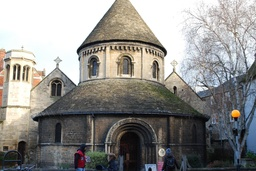
#> input picture 2025-Fall-CTH-CV/A4_exercises/data/round_church1.jpg, 256 x 171 px, shrunk from 1936 x 1296 before the run
$ jupyter execute --allow-errors A4_computer_exercises.ipynb
#> lines starting #> are read from the running program, lines starting #| are printed output that depends on the picture
### 2025-Fall-CTH-CV/A4_exercises/supplied.py
import matplotlib.pyplot as plt
import numpy as np
import scipy as sp

def psphere(x):
    """ Normalization of projective points. Do a normalization on the projective
        points in x. Each column is considered to be a point in homogeneous coordinates.
         INPUT:
              x     - matrix in which each column is a point.
         OUTPUT:
              y     - result after normalization.
              alpha - depth
    """
    alpha = np.sqrt(np.sum(x**2, axis=0))
    y = x / alpha
    return y, alpha

# Helper functions
def pflat(x):
    # Normalizes (m,n)-array x of n homogeneous points
    # to last coordinate 1.
    y = x / x[-1,:]
    return y

def camera_center_and_axis(P):
    # The camera center can be found by taking the null space of the camera matrix
    camera_center = pflat(sp.linalg.null_space(P))[:3]

    principal_axis = P[-1, :3]
    principal_axis = principal_axis / np.linalg.norm(principal_axis)

    return camera_center, principal_axis

def plot_camera(camera_matrix, scale, ax=None):
    if ax is None:
        ax = plt.axes(projection='3d')
    (camera_center, principal_direction) = camera_center_and_axis(camera_matrix)

    ax.scatter3D(camera_center[0], camera_center[1], camera_center[2], c='g')
    dir = principal_direction * scale
    ax.quiver(camera_center[0], camera_center[1], camera_center[2], dir[0], dir[1], dir[2], color='r')

def rital(lines, st='r-'):
    """
    Takes a nx3 matrix "lines" as input where each row represents the homogeneous coordinates of a
    2D line. The function then plots the lines in the last opened figure.

    Args:
        lines (np.ndarray): A NumPy array of shape (n, 3) where each row represents the homogeneous
            coordinates of a 2D line.
        st (str): Optional argument that controls the line style of the plot.
    """

    ax = plt.gca()
    x_limits = ax.get_xlim()
    y_limits = ax.get_ylim()

    nn = lines.shape[0]
    for i in range(nn):
        line = lines[i]
        rikt,_ = psphere(np.array([[line[1]], [-line[0]], [0]]))
        punkter = np.cross(rikt.T, line).reshape(-1, 1)
        punkter = punkter / punkter[-1,:]

        x_coords = [punkter[0, 0] - 2000 * rikt[0, 0], punkter[0, 0] + 2000 * rikt[0, 0]]
        y_coords = [punkter[1, 0] - 2000 * rikt[1, 0], punkter[1, 0] + 2000 * rikt[1, 0]]
        ax.plot(x_coords, y_coords, st)

    ax.set_xlim(x_limits)
    ax.set_ylim(y_limits)

### 2025-Fall-CTH-CV/A4_exercises/helpers.py
from supplied import pflat, plot_camera, rital
import matplotlib.pyplot as plt
import numpy as np

def estimate_F_DLT(x1s, x2s):
    '''
    x1s and x2s contain matching points
    x1s - 2D image points in the first image in homogenous coordinates (3xN)
    x2s - 2D image points in the second image in homogenous coordinates (3xN)

    Returns:
        F_tilde : 3x3 fundamental matrix estimated with DLT on normalized points
        s_min   : smallest singular value of M
        Mv_norm : || M v ||_2 for the solution vector v
    '''

    # Ensure homogeneous coordinates are normalized (last row = 1)
    x1 = pflat(x1s)
    x2 = pflat(x2s)

    assert x1.shape[1] == x2.shape[1], "x1s and x2s must have the same number of points"
    n = x1.shape[1]

    # Inhomogeneous coordinates
    x  = x1[0, :]
    y  = x1[1, :]
    xp = x2[0, :]
    yp = x2[1, :]

    # Build the M matrix (n x 9) for the eight-point algorithm
    # Each row corresponds to: [x' x, x' y, x', y' x, y' y, y', x, y, 1]
    M = np.zeros((n, 9))
    M[:, 0] = xp * x
    M[:, 1] = xp * y
    M[:, 2] = xp
    M[:, 3] = yp * x
    M[:, 4] = yp * y
    M[:, 5] = yp
    M[:, 6] = x
    M[:, 7] = y
    M[:, 8] = 1.0

    # Solve the homogeneous least-squares problem M v = 0 using SVD
    U, S, Vt = np.linalg.svd(M)
    v = Vt[-1, :]          # Right singular vector corresponding to smallest singular value

    # Reshape to 3x3 matrix F_tilde
    F_tilde = v.reshape(3, 3)

    # Diagnostics: smallest singular value and ||M v||
    s_min = S[-1]
    Mv_norm = np.linalg.norm(M @ v)

    # print checks; comment out if not desired
    print("Minimum singular value of M:", s_min)
    print("Norm of Mv:", Mv_norm)

    return F_tilde, s_min, Mv_norm

# [18 lines left out: function enforce_fundamental, not called in this run]

def enforce_essential(E_approx):
    '''
    E_approx - Approximate Essential matrix (3x3)

    Returns:
        E - Essential matrix with singular values (1, 1, 0)
    '''

    # SVD of the approximate essential matrix
    U, S, Vt = np.linalg.svd(E_approx)

    # Enforce the internal constraints:
    # two equal non-zero singular values (set to 1) and one zero
    S_new = np.diag([1.0, 1.0, 0.0])

    # Reconstruct the constrained essential matrix
    E = U @ S_new @ Vt

    return E

def compute_epipolar_errors(F, x1s, x2s):
    '''
    x1s and x2s contain matching points
    x1s - 2D image points in the first image in homogenous coordinates (3xN)
    x2s - 2D image points in the second image in homogenous coordinates (3xN)
    F   - Fundamental matrix (3x3)

    Returns:
        dists      - 1D array of point-to-line distances (pixels)
        mean_dist  - mean of these distances
    '''

    # Ensure homogeneous normalization
    x1 = pflat(x1s)
    x2 = pflat(x2s)

    # Epipolar lines in image 2 corresponding to points in image 1
    # l2_i = F x1_i
    l2 = F @ x1                # 3xN
    l2 = l2.T                  # N x 3, each row: [a, b, c]

    # Distances from x2 points to corresponding epipolar lines l2
    x2h = x2.T                 # N x 3
    num = np.abs(np.sum(l2 * x2h, axis=1))           # |l^T x|
    den = np.sqrt(l2[:, 0]**2 + l2[:, 1]**2)         # sqrt(a^2 + b^2)
    dists = num / den                                  # N distances in pixels

    mean_dist = np.mean(dists)

    return dists, mean_dist

def convert_E_to_F(E, K1, K2):
    '''
    A function that gives you a fundamental matrix from an essential matrix and the two calibration matrices
    E  - Essential matrix (3x3)
    K1 - Calibration matrix for the first image (3x3)
    K2 - Calibration matrix for the second image (3x3)
    '''
    K1_inv = np.linalg.inv(K1)
    K2_inv_T = np.linalg.inv(K2).T   # (K2^{-1})^T = K2^{-T}

    F = K2_inv_T @ E @ K1_inv
    return F

def extract_P_from_E(E):
    '''
    A function that extracts the four P2 solutions
    E - Essential matrix (3x3)
    Returns:
        P - Array containing all four P2 solutions (4 x 3 x 4),
            where P[i, :, :] is the i-th 3x4 camera matrix
    '''

    # SVD of E: E = U * diag(1,1,0) * V^T  (approximately)
    U, S, Vt = np.linalg.svd(E)

    # Ensure det(U * V^T) > 0; if not, flip the sign of V
    if np.linalg.det(U @ Vt) < 0:
        Vt = -Vt

    # Standard W matrix used in E decomposition
    W = np.array([[0, -1, 0],
                  [1,  0, 0],
                  [0,  0, 1]])

    u3 = U[:, 2].reshape(3, 1)   # third column of U as a 3x1 vector

    P = np.zeros((4, 3, 4))

    # P2 = [U W V^T |  ±u3] and [U W^T V^T | ±u3]
    R1 = U @ W  @ Vt
    R2 = U @ W.T @ Vt

    P[0, :, :] = np.hstack((R1,  u3))
    P[1, :, :] = np.hstack((R1, -u3))
    P[2, :, :] = np.hstack((R2,  u3))
    P[3, :, :] = np.hstack((R2, -u3))

    return P

def triangulate_points_DLT(P1, P2, x1_tilde, x2_tilde):
    """
    Linear DLT triangulation for all point pairs for one camera pair.
    P1, P2 : 3x4 camera matrices
    x1_tilde, x2_tilde : 3xN normalized image points (homogeneous)
    Returns:
        X : 4xN homogeneous 3D points
    """
    n = x1_tilde.shape[1]
    X = np.zeros((4, n))

    for i in range(n):
        x1 = x1_tilde[:, i] / x1_tilde[2, i]
        x2 = x2_tilde[:, i] / x2_tilde[2, i]

        # Build A (4x4) for DLT: (u * p3^T - p1^T, v * p3^T - p2^T) for each camera
        A = np.zeros((4, 4))
        A[0] = x1[0] * P1[2] - P1[0]
        A[1] = x1[1] * P1[2] - P1[1]
        A[2] = x2[0] * P2[2] - P2[0]
        A[3] = x2[1] * P2[2] - P2[1]

        # Solve A X = 0 via SVD; take last right singular vector
        _, _, Vt = np.linalg.svd(A)
        X_h = Vt[-1]
        X[:, i] = X_h / X_h[3]    # homogeneous normalization

    return X

### 2025-Fall-CTH-CV/A4_exercises/A4_computer_exercises.ipynb
# Computer Vision, Assignment 4: Model Fitting and Local Optimization

In this assignment, you will how to robustly estimate camera parameters and how to jointly optimize the scene geometry.
You will mainly use RANSAC and Bundle Adjustment.

Please see Canvas for detailed instructions on what is expected for a passing/higher grade.
All computer exercises that are not marked **OPTIONAL** are "mandatory" in the sense described on Canvas.

### Submission Requirements:
Your final lab submission should include:
1. Your edited **notebook file** (`.ipynb`).
2. An **HTML printout** of the executed notebook with all outputs visible: File → Save and export Notebook As → HTML
3. A **pdf report** containing answers to the theoretical exercises (see separate document).

### Reusing functions from prior assignment:
In this assignment, you will build on your prior work. Many of the exercises require you to use functions implemented in assignment 3. To do so most easily, we recommend that you paste those functions into `helpers.py` and import them here by e.g. `from helpers import estimate_F_DLT`.

[cell 1]
import cv2
import matplotlib.pyplot as plt
import numpy as np
import scipy as sp

# Note: These functions are provided for your convenience, use them where needed
from supplied import pflat, plot_camera, rital

# Estimate Essential Matrix using RANSAC

#### *Theoretical exercises 1-2* (see pdf)

## Computer Exercise 1
<figure align="center">

&nbsp; &nbsp; &nbsp; &nbsp;


    <figcaption>Figure 1: Two images of a church and an example of the obtained 3D reconstruction.</figcaption>
</figure>

The goal of this exercise is to robustly estimate essential matrix $E$ from point matches between the two images. For this, we will use RANSAC with an eight point solver.

The data provided contains calibration matrix $K$, which is the same for both images, and a cell $\mathbf{x}$ with matched image points for the two images. Note that $\mathbf{x}$ are noisy and contain some fraction of outliers.

[cell 2]
# First we supply some preliminaries, just loading images and data
img1 = plt.imread('./data/round_church1.jpg')
#> img1 is the input picture: shape (171, 256, 3); mean R, G, B 141.8, 140.5, 137.4
img2 = plt.imread('./data/round_church2.jpg')
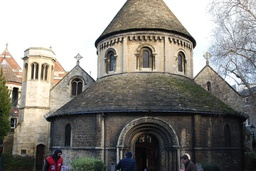
#> input picture 2025-Fall-CTH-CV/A4_exercises/data/round_church2.jpg, 256 x 171 px, shrunk from 1936 x 1296 before the run
#> img2 is the input picture: shape (171, 256, 3); mean R, G, B 134.9, 132.1, 126.4

data = sp.io.loadmat('./data/compEx1data.mat')
#> (reads 2025-Fall-CTH-CV/A4_exercises/data/compEx1data.mat from the repository)
K = data["K"]
x = [x.astype(np.float32) for x in data['x'][0]]

### Task 1.1

First, compute the essential matrix $E$ with an eight point algorithm using all the point correspondences. Remember to normalize image points using $K$ beforehand. Then convert it to a fundamental matrix $F$. Recall that in Assignment 3, you created functions `estimate_F_DLT(x1s, x2s)`, `enforce_essential(E_approx)`, and `convert_E_to_F(E,K1,K2)`.

[cell 3]
# Optional imports
from helpers import estimate_F_DLT, enforce_essential, convert_E_to_F, enforce_fundamental

[cell 4]
# Extract point correspondences
x1s = x[0]          # 3xN, points in image 1 (homogeneous)
x2s = x[1]          # 3xN, points in image 2 (homogeneous)

# 1) Normalize image points using K
K_inv = np.linalg.inv(K)
x1n = K_inv @ x1s   # normalized camera coords in view 1
x2n = K_inv @ x2s   # normalized camera coords in view 2

# 2) Eight-point algorithm on normalized points → approximate essential
E_approx, s_min, Mv_norm = estimate_F_DLT(x1n, x2n)

# 3) Enforce essential matrix constraints (singular values 1, 1, 0)
E = enforce_essential(E_approx)

# 4) Convert essential matrix back to fundamental matrix
F = convert_E_to_F(E, K, K)

print("Essential matrix E:\n", E)
print("Fundamental matrix F:\n", F)

### Task 1.2

Compute the epipolar lines $\mathbf{l}_2 = F\mathbf{x}_1$ and $\mathbf{l}_1 = F^T\mathbf{x}_2$. Compute the RMS distance between the image points ($\mathbf{x}_1$ and $\mathbf{x}_2$) and corresponding epipolar lines ($\mathbf{l}_1$ and $\mathbf{l}_2$, respectively).

\begin{align}
& e_{RMS} = \sqrt{\frac{1}{2m}
\left(
\sum_{i=1}^{m} d^2({\mathbf{x}_1}_i,{\mathbf{l}_1}_i) +
\sum_{i=1}^{m} d^2({\mathbf{x}_2}_i,{\mathbf{l}_2}_i)
\right)
},\nonumber \\
& \text{where }~d(\mathbf{x}, \mathbf{l}) = \frac{|l_{1}x_{1}+l_{2}x_{2}+l_{3}|}{\sqrt{l_{1}^2+l_{2}^2}}.
\end{align}

In Assignment 3, you implemented the distances $d(\mathbf{x}, \mathbf{l})$ from image points to the corresponding epipolar lines for the second image in the function `compute_epipolar_errors(F, x1s, x2s)`.

**HINT:** If you transpose the fundamental matrix and change the order of the correpondences, i.e. run `compute_epipolar_errors(F.T, x2s, x1s)` you can obtain the errors to the epipolar lines in the first image.

[cell 5]
# Optional imports
from helpers import compute_epipolar_errors

[cell 6]
# Epipolar lines (optional, if you want them explicitly)
l2 = F @ x1s      # 3 x m, lines in image 2 corresponding to x1
l1 = F.T @ x2s    # 3 x m, lines in image 1 corresponding to x2

# Distances from x2 to l2 (lines in image 2)
d2, mean2 = compute_epipolar_errors(F, x1s, x2s)
plt.figure()
plt.hist(d2, bins=100)
plt.xlabel('Epipolar distance (pixels)')
plt.ylabel('Count')
plt.title('Histogram of epipolar point-line distances from x2 to l2')
plt.show()
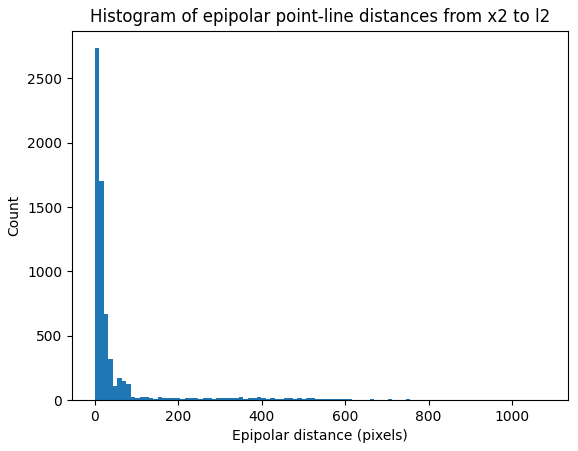
#> figure drawn by matplotlib, 1 panel; tallest bar 2733 high, from x = 0.0067 to 10.8
print("Mean epipolar distance:", mean2)

# Distances from x1 to l1 (lines in image 1)
d1, mean1 = compute_epipolar_errors(F.T, x2s, x1s)
plt.figure()
plt.hist(d1, bins=100)
plt.xlabel('Epipolar distance (pixels)')
plt.ylabel('Count')
plt.title('Histogram of epipolar point-line distances from x1 to l1')
plt.show()
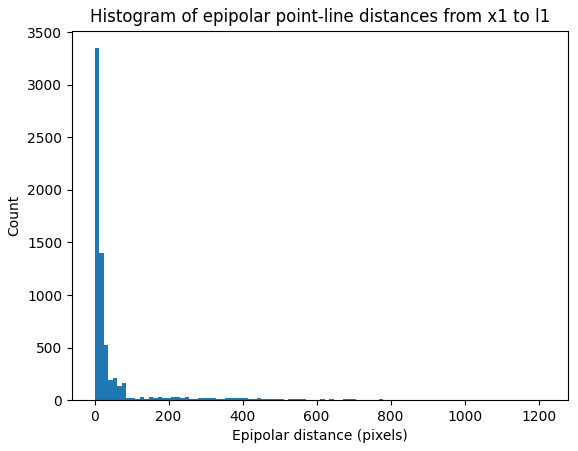
#> figure drawn by matplotlib, 1 panel; tallest bar 3348 high, from x = 0.00578 to 12.19
print("Mean epipolar distance:", mean1)

# Number of correspondences
m = x1s.shape[1]

# RMS error across both images:
e_RMS = np.sqrt((np.sum(d1**2) + np.sum(d2**2)) / (2.0 * m))

print("RMS epipolar distance e_RMS =", e_RMS)

### Task 1.3

Plot two separate histograms with 100 bins for the epipolar errors $\{d({\mathbf{x}_1}_i,{\mathbf{l}_1}_i)\}$ in the first image and $\{d({\mathbf{x}_2}_i,{\mathbf{l}_2}_i)\}$ in the second image, respectively. See for example your solution to Assignment 3 Computer Exercise 2.2 for some code on plotting histograms.

[cell 7]
plt.figure()
plt.hist(d1, bins=100)
plt.xlabel('Epipolar error d(x1, l1)')
plt.ylabel('Frequency')
plt.title('Epipolar errors in image 1')

plt.figure()
plt.hist(d2, bins=100)
plt.xlabel('Epipolar error d(x2, l2)')
plt.ylabel('Frequency')
plt.title('Epipolar errors in image 2')

plt.show()
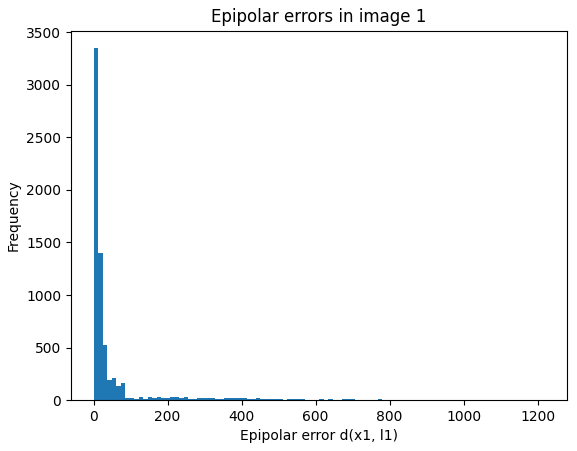
#> figure drawn by matplotlib, 1 panel; tallest bar 3348 high, from x = 0.00578 to 12.19
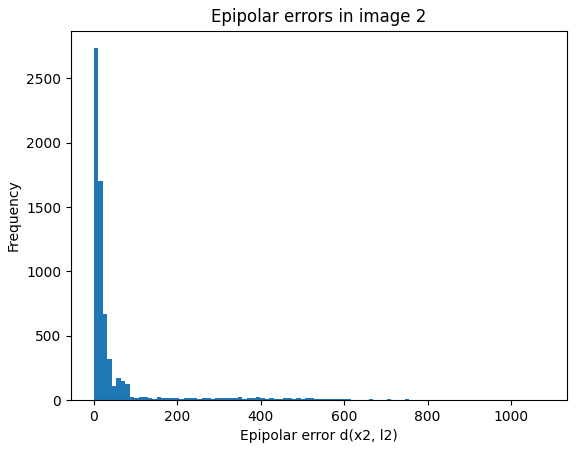
#> figure drawn by matplotlib, 1 panel; tallest bar 2733 high, from x = 0.0067 to 10.8

### Task 1.4

Pick 20 points in the first image at random and plot these in the same figure as the image. Also plot the corresponding epipolar lines in the same image using the function `rital`. Repeat the plot for the second image.

Q: **Do the plots look reasonable, are points close to the epipolar lines? If not, what do you think could be the cause of the bad estimate?**

A: No, the points are not on the epipolar lines. Epipolar errors may be the reason that cause points not close to lines.

[cell 8]
m = x1s.shape[1]
idx = np.random.choice(m, size=20, replace=False)

# Sample corresponding points
x1_sample = x1s[:, idx]   # 3x20
x2_sample = x2s[:, idx]   # 3x20

# Lines (still 3x20)
l1_sample = F.T @ x2_sample   # lines for image 1
l2_sample = F @ x1_sample     # lines for image 2

# -------- Image 1 --------
plt.figure()
plt.imshow(img1)
plt.axis('off')

x1s_norm = pflat(x1_sample)

plt.scatter(x1s_norm[0, :],
            x1s_norm[1, :],
            c='r', s=20)

# rital expects lines as N x 3 → transpose
rital(l1_sample.T)
plt.title('Image 1: random points and epipolar lines')

# -------- Image 2 --------
plt.figure()
plt.imshow(img2)
plt.axis('off')

x2s_norm = pflat(x2_sample)

plt.scatter(x2s_norm[0, :],
            x2s_norm[1, :],
            c='r', s=20)

rital(l2_sample.T)
plt.title('Image 2: random points and epipolar lines')

plt.show()
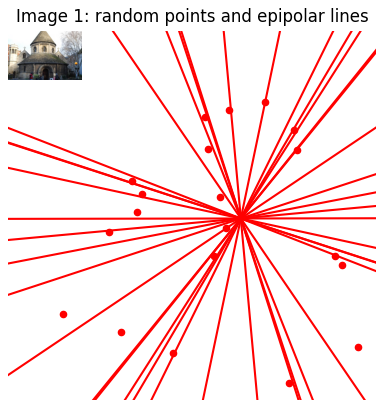
#> figure drawn by matplotlib, 1 panel
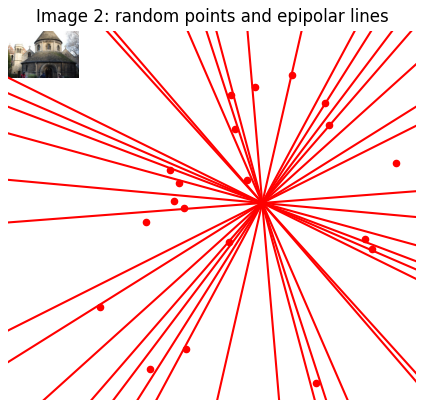
#> figure drawn by matplotlib, 1 panel
#> (the rest of the program and of its run is left out)
